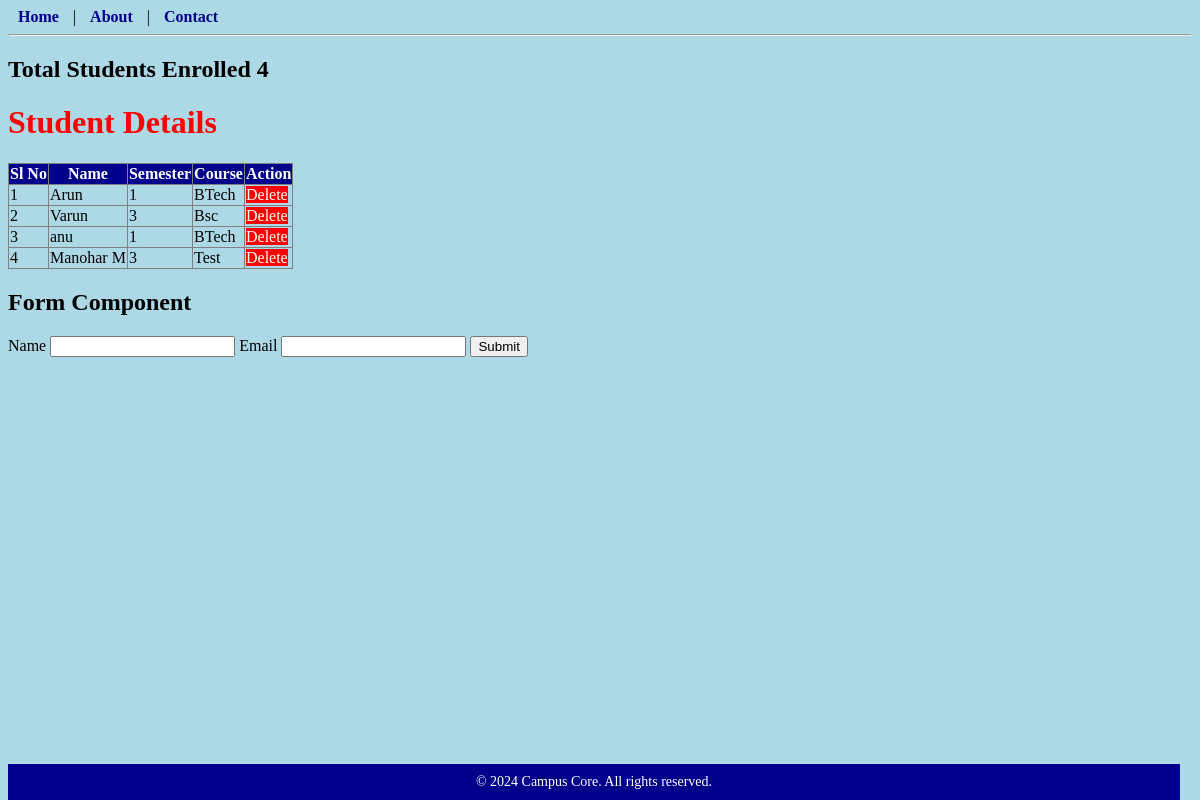
Page /students/list on the earlier database version.
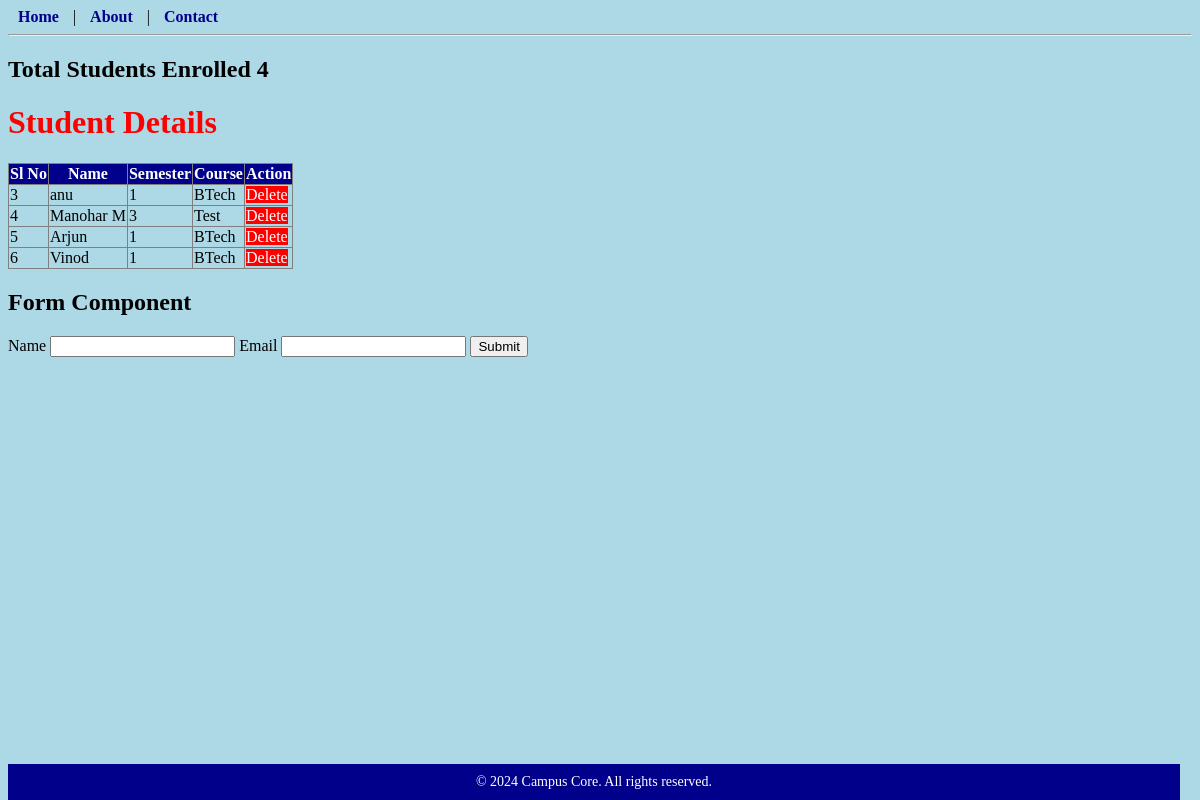
Same page on the later database version.
### students/models.py (models this page shows)
class Student(models.Model):
    sems=[(1,'1st sem'),(2,'2nd sem'),(3,'3rd sem'),(4,'4th sem')]
    slno=models.IntegerField(unique=True)
    name=models.CharField(max_length=45)
    sem=models.IntegerField(choices=sems)
    course=models.CharField(max_length=20)
    def __str__(self):#str(), __int__, __add__
        return self.name

### students/views.py (the view)
# urls.py: path('list',views.student_list,name="studentlist"),#students/list
def student_list(request):
    data=Student.objects.all()#select * from Student
    print(data)#records fetched from student table
    return render(request,'students/student_list.html',{'data':data,'count':len(data)})

### templates/students/student_list.html
{% extends 'base.html' %}
{% block content %}
    <h2>Total Students Enrolled {{count}}</h2>
    <h1>Student Details</h1>
    <table border="1">
        <tr><th>Sl No</th><th>Name</th><th>Semester</th><th>Course</th><th>Action</th></tr>
        {% for stud in data %}
        <tr>
            <td>{{stud.slno}}</td><td>{{stud.name}}</td><td>{{stud.sem}}</td><td>{{stud.course}}</td><td><a id="del_btn" href="/students/delete/{{stud.id}}">Delete</a></td>
        </tr>
        {% endfor %}
    </table>
    {% include 'partials/form.html' %}
{% endblock %}

### templates/base.html (shortened to what this page needs)
{% load static %}
<!DOCTYPE html>
<html lang="en">
<head>
    <link rel="stylesheet" href="{% static '/styles/base.css' %}">
</head>
<body>
    <nav>
        <a href="/home">Home</a> |
        <a href="/about">About</a> |
        <a href="/contact">Contact</a>
        <hr>
    </nav>
    {% block content %}{% endblock %}
    <footer>
        &copy; 2024 Campus Core. All rights reserved.
    </footer>
</body>
</html>

### templates/partials/form.html
<h2>Form Component</h2>
<form>
    <label>Name</label>
    <input type="text" name="name"/>
    <label>Email</label>
    <input type="email" name="email"/>
    <button type="submit">Submit</button>
</form>

### static/styles/base.css (style rules this page uses)
body { background-color: lightblue }
h1 { color:red }
nav a { margin: 0 10px; text-decoration: none; color: darkblue; font-weight: bold; }
footer { position: absolute; bottom: 0; width: 96vw; color: white; background-color: darkblue; margin-top: 20px; text-align: center; font-size: 14px; padding: 10px; }
table { border-collapse: collapse; }
table th { background-color: darkblue; color:white; }
#del_btn { text-decoration: none; background-color: red; color:white; }

Differences in the rows shown:
removed Student: slno "1", name "Arun", sem "1", course "BTech"
removed Student: slno "2", name "Varun", sem "3", course "Bsc"
added Student: slno "5", name "Arjun", sem "1", course "BTech"
added Student: slno "6", name "Vinod", sem "1", course "BTech"
